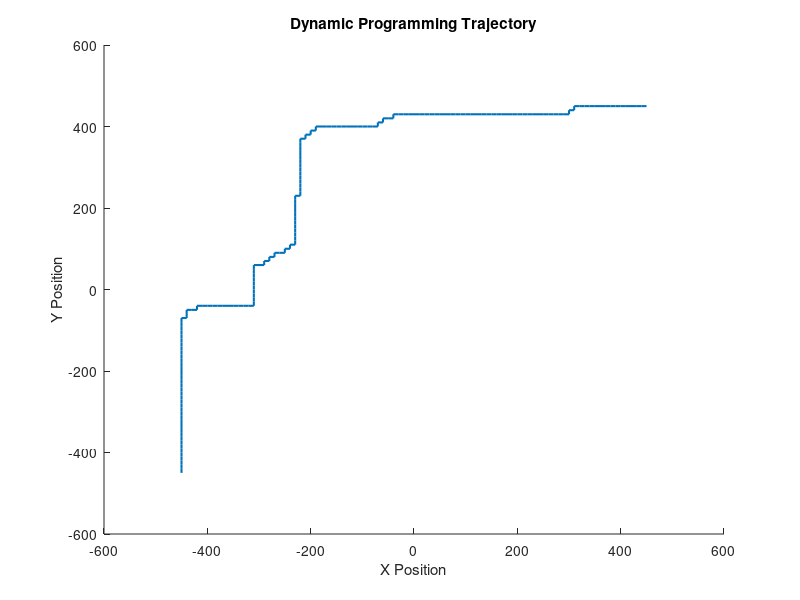

The MATLAB source for this figure:
x_vals = linspace(-450, 450, 91);
y_vals = linspace(-450, 450, 91);
startPos = [-450, -450];
goalPos = [450, 450];
z = 80;

if ~exist('var_grid.mat')
    % Define the timestep for the simulation
    dt = 1;
    rangeAccuracy = 0.002; % standard deviation for lidar measurements
    AUV_altitude = 80;
    n_measurements = 1408;
    
    % Generate the topography for the scene
    scene = generate_scene_topography("varied");
    
    % Create an AUV with sensors
    AUV = generate_AUV_object([0,0,80], scene, "AUV");
    lidarmodel = uavLidarPointCloudGenerator(...
        "AzimuthResolution", 0.6667*4,"AzimuthLimits", [-60 60], "ElevationLimits", [-20 20],...
        "ElevationResolution", 1.25, "MaxRange", 90, ...
        "HasOrganizedOutput", true, "UpdateRate", 2, 'HasNoise', 0); % RangeAccuracy =1 standard deviation
    
    % Set up the AUV Lidar
    lidar = uavSensor("Lidar", AUV, lidarmodel,"MountingLocation", [0,0,-4.5], "MountingAngles",[0 90 0]);
    
    % Set up AUV IMU
    insmodel= insSensor('RollAccuracy',0.2,'PitchAccuracy',0.2,'YawAccuracy',1,'PositionAccuracy',1,'VelocityAccuracy',0.05);
    IMU = uavSensor("INS", AUV, insmodel,"MountingLocation", [0,0,0], "MountingAngles",[0 0 0]);

    
    setup(scene);
    
    trajectory_x = [];
    trajectory_y = [];
    var_grid = zeros(91, 91);
    
    % Assign values for each point
    for x = 1:91
        disp(x);
        for y = 1:91
            move(AUV, [[x_vals(x), y_vals(y), 80], zeros(1,6), eul2quat([pi/2, 0, 0]), zeros(1,3)]);
            updateSensors(scene);
            [isupdatedLidar, lidarSampleTime, pt] = read(lidar);
    
            readings = [];
            for i = 1:n_measurements
                if ~isnan(pt.Location(i))
                    readings = [readings, pt.Location(i)];
                end
            end
    
            if size(readings,1) == 0
                var_grid(x,y) = 0;
            else
                var_grid(x,y) = -var(readings);
            end
        end
    end
    save var_grid.mat var_grid
else
    load("var_grid.mat");
end



if ~exist('cost_grid.mat')
    % Note: Making the grid world assumption for this; i.e., we must move
    % either up or right at each step for generating a DP solution. This is to
    % force us to end up at the desired terminal state while still being able
    % to generate a path that maximizes terrain variation.
    
    cost_grid = zeros(91, 91);
    cost_grid(91, 91) = 0; % Set zero cost for the terminal state
    
    converged = 0;
    current_node = [91,91];
    parents = [];
    children = [];
    parents = [parents;[91,91]];
    while converged==0
        for parent_idx = 1:size(parents,1)
            parent = parents(parent_idx,:);
            if parent(1) - 1 >= 1
                if size(children,1) > 0
                    if ~ismember([parent(1)-1, parent(2)], children, 'rows')
                        children = [children; [parent(1)-1, parent(2)]];
                    end
                else
                    children = [children; [parent(1)-1, parent(2)]];
                end
            end
            if parent(2) - 1 >= 1
                if size(children,1)>0
                    if ~ismember([parent(1), parent(2)-1], children, 'rows')
                        children = [children; [parent(1), parent(2)-1]];
                    end
                else
                    children = [children; [parent(1), parent(2)-1]];
                end

            end
        end
    
        if size(children, 1) > 0
            for child_idx = 1:size(children,1)
                child = children(child_idx,:);
                child_pars = [];
                if child(1) + 1 <= 91
                    parent1 = [child(1)+1, child(2)];
                    child_pars = [child_pars; parent1];
                end
                if child(2) + 1 <= 91
                    parent2 = [child(1), child(2)+1];
                    child_pars = [child_pars; parent2];
                end
        
                parent_costs = [];
                for child_pars_idx = 1:size(child_pars,1)
                    par = child_pars(child_pars_idx,:);
                    parent_costs = [parent_costs, -(var_grid(par(1), par(2))^2)];
                end
                cost_grid(child(1), child(2)) = min(parent_costs);
            end
        end
    
        % If there are no more children, then we've checked all points. 
        if size(children,1) == 0
            converged = 1;
            break;
        end
        parents = children;
        children = [];
    end
    save cost_grid.mat cost_grid
else
    load('cost_grid.mat')
end




start_loc = [1,1];
cur_loc = start_loc;
location_hist = [start_loc];
converged = 0;
while converged==0
    
    if cur_loc(1)+1 <= 91
        parent_val_1 = cost_grid(cur_loc(1)+1, cur_loc(2));
    else
        parent_val_1 = 1;
    end
    
    if cur_loc(2)+1 <= 91
        parent_val_2 = cost_grid(cur_loc(1), cur_loc(2)+1);
    else
        parent_val_2 = 1;
    end

    if parent_val_1 < parent_val_2
        cur_loc = [cur_loc(1)+1, cur_loc(2)];
    else
        cur_loc = [cur_loc(1), cur_loc(2)+1];
    end
    location_hist = [location_hist; cur_loc];
    if cur_loc == [91,91]
        converged = 1;
        break;
    end
end

x_locs = location_hist(:,1);
y_locs = location_hist(:,2);
orientations = [];

x_trajectory = [];
for idx = 1:size(x_locs,1)
    x_idx = x_locs(idx,1);
    x_trajectory = [x_trajectory, x_vals(1, x_idx)];
    if x_idx <= 90
        if x_locs(idx, 1) - x_locs(idx+1,1) == 0
            orientations = [orientations; [pi/2, 0, 0]];
        else
            orientations = [orientations; [0, 0, 0]];
        end
    end
end

orientations = [orientations; orientations(end,:)];

y_trajectory = [];
for y_idx = y_locs
    y_trajectory = [y_trajectory, y_vals(y_idx)];
end

z_trajectory = 80*ones(1, size(x_trajectory,2));


trajectory = [x_trajectory.', y_trajectory.', z_trajectory.'];
save DP_trajectory.mat trajectory orientations

figure(1);
hold on;
title("Dynamic Programming Trajectory")
plot(x_trajectory, y_trajectory, 'LineWidth', 1.5)
xlabel("X Position")
ylabel("Y Position")
hold off;





